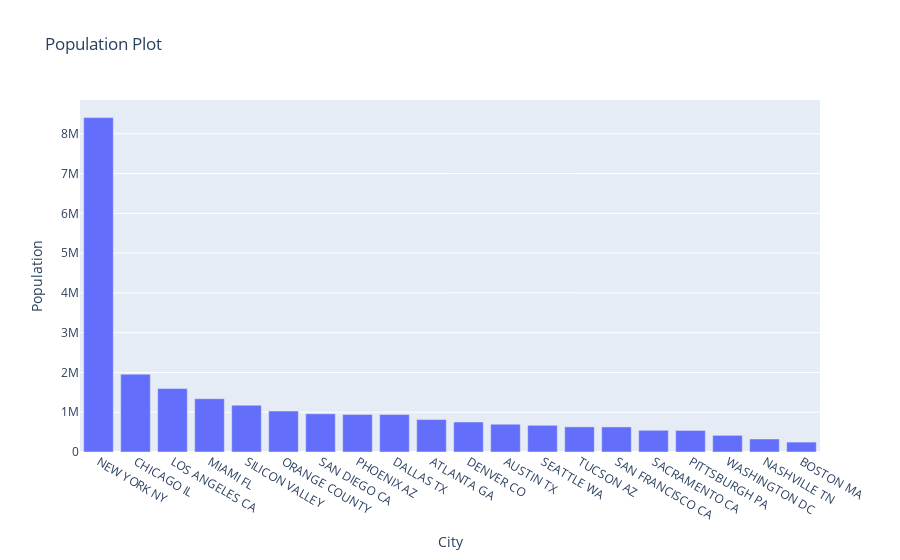

Source (notebook cell):
### Code cell
# Population
fig = px.bar(df_City, x='City', title='Population Plot', y='Population')
fig.update_layout(legend_title_text='Population & Users')
fig.update_xaxes(categoryorder='total descending')
fig

### Figure 1 — Plotly figure (JSON) as saved in the notebook; plotly's stock layout.template omitted (floating-point values rounded to 4 significant figures)
{"data": [{"alignmentgroup": "True", "hovertemplate": "City=%{x}<br>Population=%{y}<extra></extra>", "legendgroup": "", "marker": {"color": "#636efa", "pattern": {"shape": ""}}, "name": "", "offsetgroup": "", "orientation": "v", "showlegend": false, "textposition": "auto", "type": "bar", "x": ["NEW YORK NY", "CHICAGO IL", "LOS ANGELES CA", "MIAMI FL", "SILICON VALLEY", "ORANGE COUNTY", "SAN DIEGO CA", "PHOENIX AZ", "DALLAS TX", "ATLANTA GA", "DENVER CO", "AUSTIN TX", "SEATTLE WA", "TUCSON AZ", "SAN FRANCISCO CA", "SACRAMENTO CA", "PITTSBURGH PA", "WASHINGTON DC", "NASHVILLE TN", "BOSTON MA"], "xaxis": "x", "y": [8405837, 1955130, 1595037, 1339155, 1177609, 1030185, 959307, 943999, 942908, 814885, 754233, 698371, 671238, 631442, 629591, 545776, 542085, 418859, 327225, 248968], "yaxis": "y"}], "layout": {"barmode": "relative", "legend": {"title": {"text": "Population & Users"}, "tracegroupgap": 0}, "title": {"text": "Population Plot"}, "xaxis": {"anchor": "y", "categoryorder": "total descending", "domain": [0, 1], "title": {"text": "City"}}, "yaxis": {"anchor": "x", "domain": [0, 1], "title": {"text": "Population"}}}}
